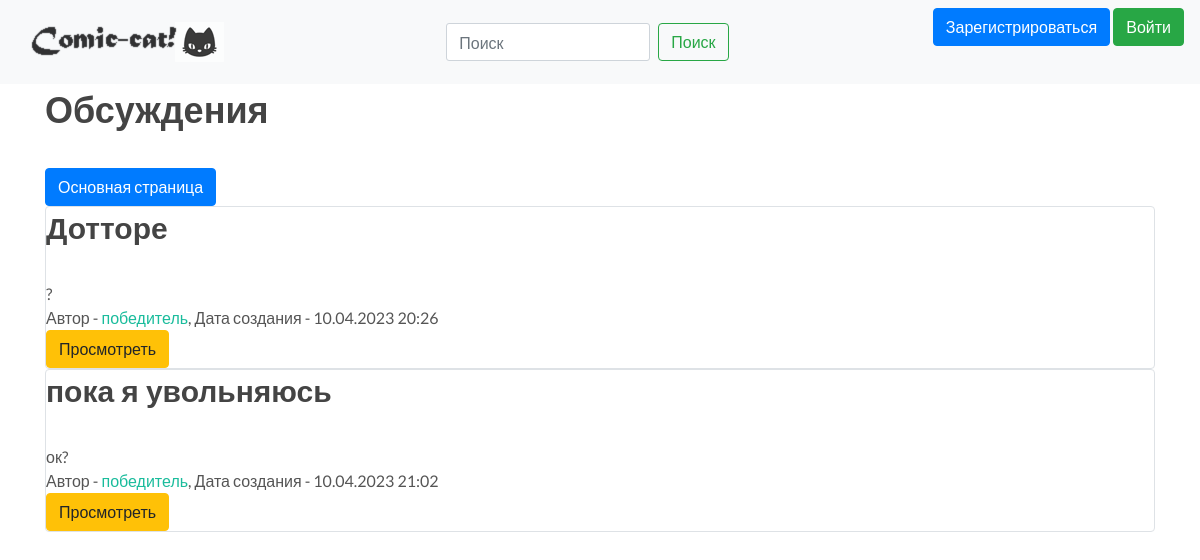
Before: /discussions/ with the older database file.
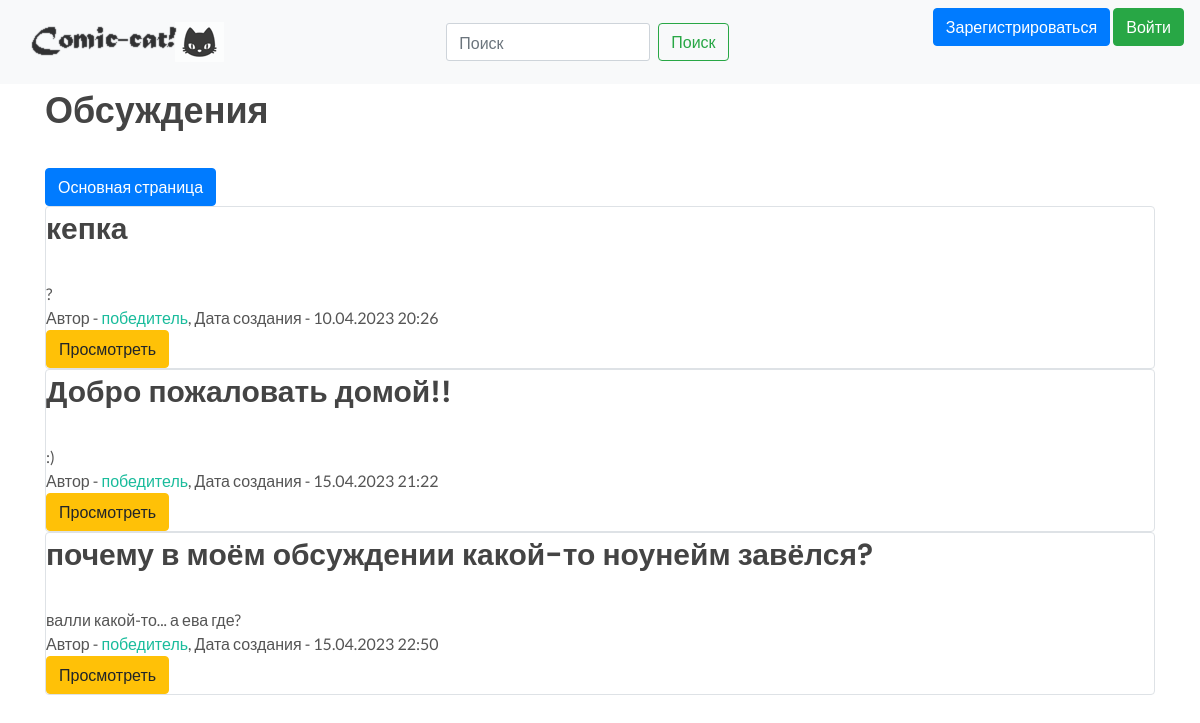
After: the same page with the newer database file.
### data/discussions.py (models this page shows)
class Discussions(SqlAlchemyBase, SerializerMixin):
    __tablename__ = 'discussions'
    id = sqlalchemy.Column(sqlalchemy.Integer,
                           primary_key=True, autoincrement=True)
    title = sqlalchemy.Column(sqlalchemy.String, nullable=True)
    content = sqlalchemy.Column(sqlalchemy.String, nullable=True)
    created_date = sqlalchemy.Column(sqlalchemy.DateTime,
                                     default=datetime.datetime.now)
    is_published = sqlalchemy.Column(sqlalchemy.Boolean, default=True)
    user_id = sqlalchemy.Column(sqlalchemy.Integer,
                                sqlalchemy.ForeignKey("users.id"))
    user = orm.relationship('User')
    posts = orm.relationship("Posts", back_populates='discussion')

### data/users.py (models this page shows, shortened)
class User(SqlAlchemyBase, UserMixin, SerializerMixin):
    __tablename__ = 'users'
    id = sqlalchemy.Column(sqlalchemy.Integer,
                           primary_key=True, autoincrement=True)
    name = sqlalchemy.Column(sqlalchemy.String, nullable=True)
    about = sqlalchemy.Column(sqlalchemy.String, nullable=True)
    email = sqlalchemy.Column(sqlalchemy.String,
                              index=True, unique=True, nullable=True)
    hashed_password = sqlalchemy.Column(sqlalchemy.String, nullable=True)
    created_date = sqlalchemy.Column(sqlalchemy.DateTime,
                                     default=datetime.datetime.now)
    comics = orm.relationship("Comics", back_populates='user')
    discussions = orm.relationship("Discussions", back_populates='user')
    posts = orm.relationship("Posts", back_populates='user')
    reviews = orm.relationship("Reviews", back_populates='user')

### main.py (the view)
@app.route("/discussions/")
def discussions():
    db_sess = db_session.create_session()
    discs = db_sess.query(Discussions)
    return render_template("discussions.html", discs=discs)

### data/db_session.py (called while the page is built)
def create_session() -> Session:
    global __factory
    return __factory()

### templates/discussions.html (shortened to what this page needs)
{% extends "base.html" %}
{% block content %}
<h1>Обсуждения</h1>
<a class="btn btn-primary " href="/">Основная страница</a>
{% for item in discs%}
<div class="col-md6 border rounded">
    <h2>{{item.title}}</h2>
    <div>
        {{item.content}}
    </div>
    <div>
        Автор - <a href="/users/{{ item.user.id }}"> {{item.user.name}}</a>, Дата создания - {{item.created_date.strftime('%d.%m.%Y %H:%M')}}
    </div>
    <div>
        <a href="/discussions/{{ item.id }}" class="btn btn-warning">
            Просмотреть
        </a>
    </div>
</div>
{% endfor %}
{% endblock %}

Changed rows visible on the page:
removed Discussions: title "пока я увольняюсь", content "ок?", user.name "победитель", created_date "10.04.2023 21:02"
changed Discussions: title "Дотторе" → "кепка"
added Discussions: title "Добро пожаловать домой!!", content ":)", user.name "победитель", created_date "15.04.2023 21:22"
added Discussions: title "почему в моём обсуждении какой-то ноунейм завёлся?", content "валли какой-то... а ева где?", user.name "победитель", created_date "15.04.2023 22:50"
